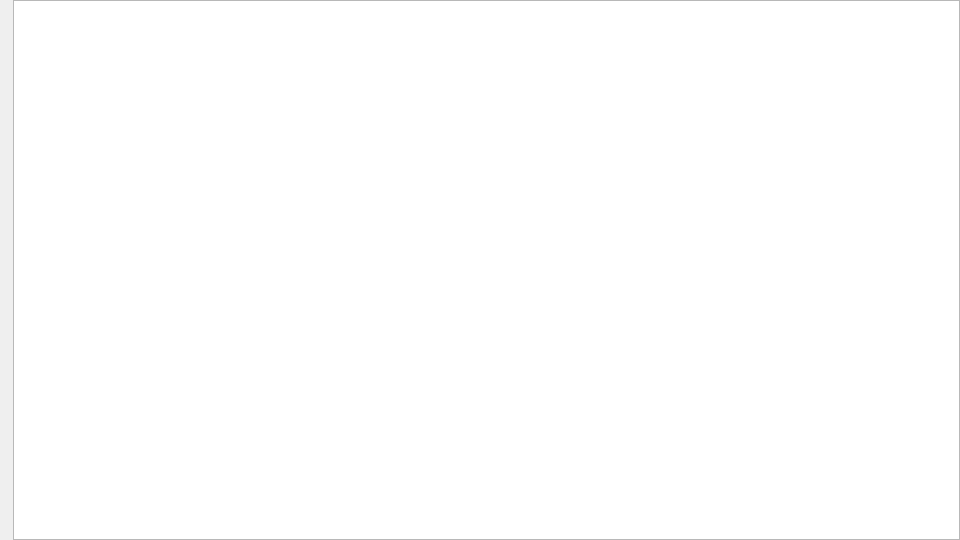
<?xml version="1.0" encoding="UTF-8"?>
<ui version="4.0">
 <class>MainWindow</class>
 <widget class="QMainWindow" name="MainWindow">
  <property name="geometry">
   <rect>
    <x>0</x>
    <y>0</y>
    <width>960</width>
    <height>540</height>
   </rect>
  </property>
  <property name="sizePolicy">
   <sizepolicy hsizetype="Preferred" vsizetype="Preferred">
    <horstretch>0</horstretch>
    <verstretch>0</verstretch>
   </sizepolicy>
  </property>
  <property name="minimumSize">
   <size>
    <width>960</width>
    <height>540</height>
   </size>
  </property>
  <property name="maximumSize">
   <size>
    <width>960</width>
    <height>540</height>
   </size>
  </property>
  <property name="windowTitle">
   <string>MainWindow</string>
  </property>
  <property name="dockOptions">
   <set>QMainWindow::AllowTabbedDocks|QMainWindow::AnimatedDocks</set>
  </property>
  <widget class="QWidget" name="centralWidget">
   <layout class="QHBoxLayout" name="horizontalLayout">
    <property name="leftMargin">
     <number>0</number>
    </property>
    <property name="topMargin">
     <number>0</number>
    </property>
    <property name="rightMargin">
     <number>0</number>
    </property>
    <property name="bottomMargin">
     <number>0</number>
    </property>
    <item>
     <widget class="QLabel" name="label">
      <property name="text">
       <string/>
      </property>
      <property name="pixmap">
       <pixmap resource="background.qrc">:/background/background.jpg</pixmap>
      </property>
     </widget>
    </item>
    <item>
     <widget class="QGraphicsView" name="graphicsView"/>
    </item>
   </layout>
  </widget>
 </widget>
 <layoutdefault spacing="6" margin="11"/>
 <resources>
  <include location="background.qrc"/>
 </resources>
 <connections/>
</ui>
